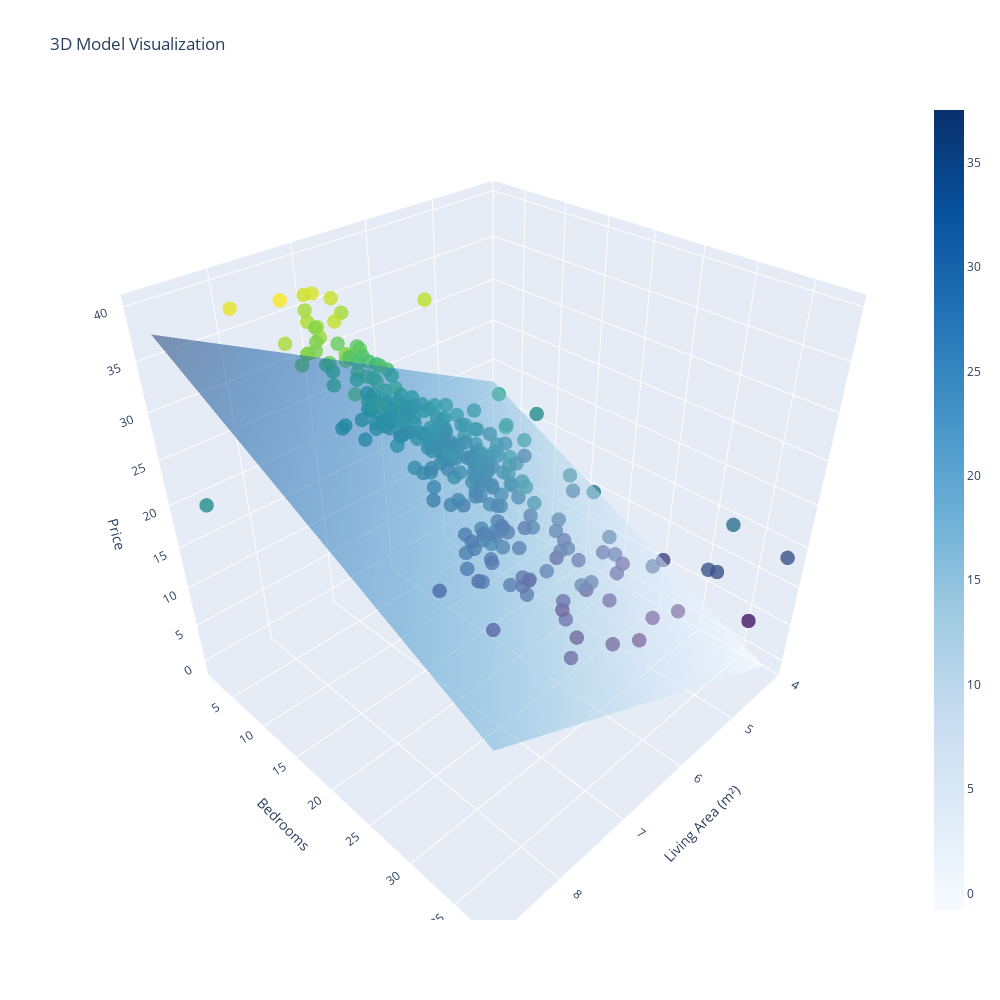

The cell this chart's notebook holds for it:
### Code cell
visualize_model_3D(X1, X2, Y_train, bias, weights, 40)

### Figure 1 — Plotly figure (JSON) as saved in the notebook; plotly's stock layout.template omitted (floating-point values rounded to 4 significant figures; data arrays with more than 128 entries replaced by an {"elided": "..."} marker saying what was removed)
{"data": [{"marker": {"color": {"elided": "278 float values"}, "colorscale": [[0, "#440154"], [0.1111, "#482878"], [0.2222, "#3e4989"], [0.3333, "#31688e"], [0.4444, "#26828e"], [0.5556, "#1f9e89"], [0.6667, "#35b779"], [0.7778, "#6ece58"], [0.8889, "#b5de2b"], [1, "#fde725"]], "opacity": 0.8, "size": 5}, "mode": "markers", "name": "Data", "type": "scatter3d", "x": {"elided": "278 float values"}, "y": {"elided": "278 float values"}, "z": {"elided": "278 float values"}}, {"colorscale": [[0, "rgb(247,251,255)"], [0.125, "rgb(222,235,247)"], [0.25, "rgb(198,219,239)"], [0.375, "rgb(158,202,225)"], [0.5, "rgb(107,174,214)"], [0.625, "rgb(66,146,198)"], [0.75, "rgb(33,113,181)"], [0.875, "rgb(8,81,156)"], [1, "rgb(8,48,107)"]], "name": "Model Surface", "opacity": 0.5, "type": "surface", "x": {"elided": "40x40 float values"}, "y": {"elided": "40x40 float values"}, "z": {"elided": "40x40 float values"}}], "layout": {"height": 1000, "scene": {"xaxis": {"title": {"text": "Living Area (m²)"}}, "yaxis": {"title": {"text": "Bedrooms"}}, "zaxis": {"title": {"text": "Price"}}}, "title": {"text": "3D Model Visualization"}, "width": 1000}}
